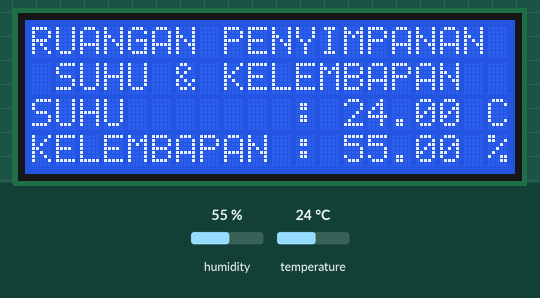
Simulated run of this sketch. Board: Arduino Uno, built with avr-gcc and run on an emulated ATmega328P. On the bench: 20×4 character LCD. The test bench sets the inputs (shaded band); at power-on: humidity 55 %, temperature 24 °C.

Above: at 4.3 s.
4.4 s: humidity set to 22 %
At 6.5 s:
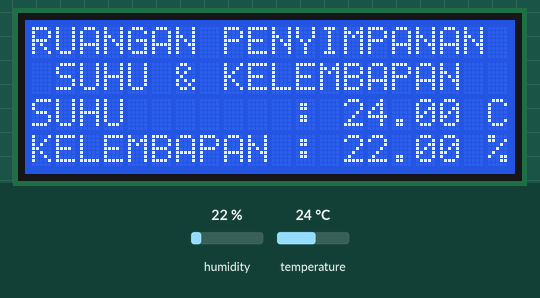
7.1 s: temperature set to 12 °C
At 8.2 s:
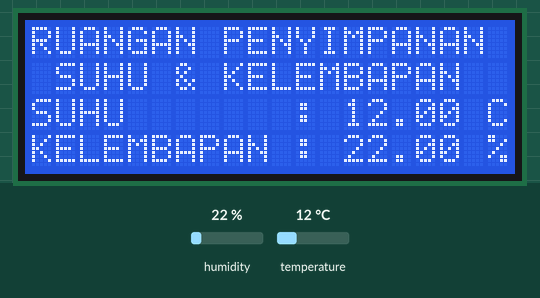
9.8 s: humidity set to 40 %
At 12.6 s:
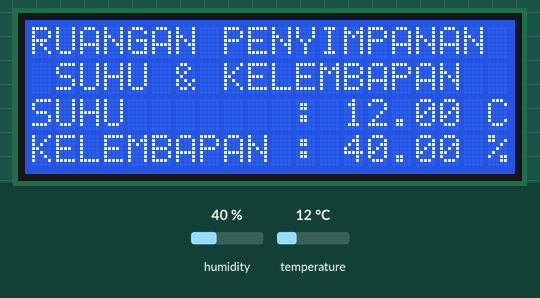
15.8 s: temperature set to 19 °C
Timing chart, 0 to 18.8 s (numbered marks = the images above; inputs shaded):
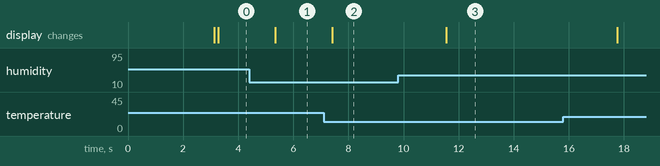

The sketch:

sketch.ino
```cpp
// Kelompok 4 - Pemantauan Suhu dan Kelembapan pada Ruang Penyimpanan
// Anggota:
// 1.Ajri muhammad sidiq - 22552011005
// 2.Muhammad Reihan Z.A - 22552011012
// 3.Syukur Sidiq Nur Alam - 22552011021

#include <LiquidCrystal_I2C.h>
#include <DHT.h>
#define DHTPIN 10
#define DHTTYPE DHT22
DHT dht(DHTPIN, DHT22);

LiquidCrystal_I2C lcd(0x27,20,4);
int chk;
float hum;
float temp;

void setup() {
  Serial.begin(9600);
  dht.begin();
  lcd.init();
  lcd.backlight();
  lcd.setCursor(2,0);
  lcd.print("TUGAS PROYEK MINI");
  lcd.setCursor(2,1);
  lcd.print("SUHU & KELEMBAPAN");
  lcd.setCursor(1,2);
  lcd.print("RUANGAN PENYIMPANAN");
  lcd.setCursor(5,3);
  lcd.print("KELOMPOK 4");
  delay(3000);
  lcd.clear();

}

void loop() {

 hum = dht.readHumidity();
 temp = dht.readTemperature();
  lcd.init();
  lcd.backlight();
  lcd.setCursor(0,0);
  lcd.print("RUANGAN PENYIMPANAN");
  lcd.setCursor(1,1);
  lcd.print("SUHU & KELEMBAPAN");

  //suhu
  lcd.setCursor(0,2);
  lcd.print("SUHU       :");
  lcd.setCursor(13,2);
  lcd.print(temp);
  lcd.setCursor(19,2);
  lcd.print("C");

  //kelembaban
  lcd.setCursor(0,3);
  lcd.print("KELEMBAPAN :");
  lcd.setCursor(13,3);
  lcd.print(hum);
  lcd.setCursor(19,3);
  lcd.print("%");

}
```

Measured:
- after the input at 4.4 s, the display: changes after 0.94 s (image 1)
- after the input at 7.1 s, the display: changes after 0.31 s (image 2)
- after the input at 9.8 s, the display: changes after 1.7 s (image 3)
